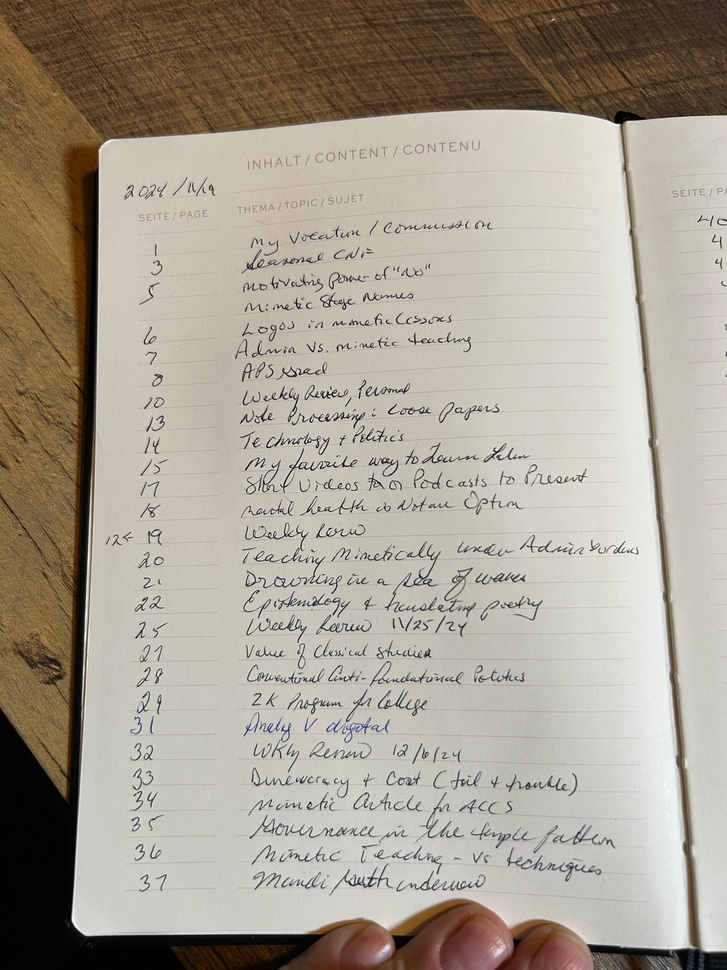
#> input picture data/sample1.jpg, 727 x 970 px, shrunk from 3024 x 4032 before the run
$ jupyter execute document_scanner.ipynb
#> lines starting #> are read from the running program, lines starting #| are printed output that depends on the picture; after the words box and inside, x2 and y2 are one past the last pixel; in counts of white or black regions, pixels touching at a corner belong together
[cell 1]
import cv2
import numpy as np
import matplotlib.pyplot as plt

[cell 2]
# --- Load image ---

input_path = "data/sample1.jpg"
img = cv2.imread(input_path)
#> img is the input picture: shape (970, 727, 3); mean B, G, R 145.2, 158.7, 167.1

if img is None:
    raise ValueError("Image not found. Check the input_path.")
orig = img.copy()
img_rgb = cv2.cvtColor(img, cv2.COLOR_BGR2RGB)
gray = cv2.cvtColor(img, cv2.COLOR_BGR2GRAY)
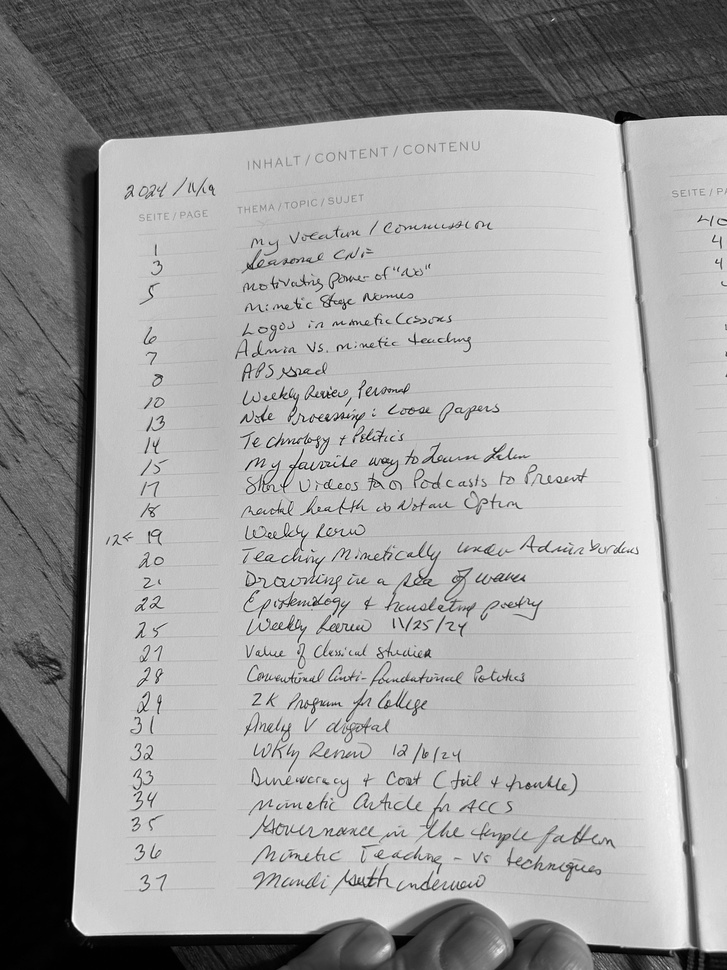
#> gray: shape (970, 727); min 0, max 255, mean 159.7
plt.figure(figsize=(6,6))
plt.imshow(img_rgb)
plt.title("Original Image")
plt.axis("off")
plt.show()

[cell 3]
# --- Preprocessing ---
blurred = cv2.GaussianBlur(gray, (5, 5), 0)

# 2. Adaptive threshold to isolate document region
thresh = cv2.adaptiveThreshold(
    blurred, 255,
    cv2.ADAPTIVE_THRESH_GAUSSIAN_C,
    cv2.THRESH_BINARY_INV,
    21, 15
)
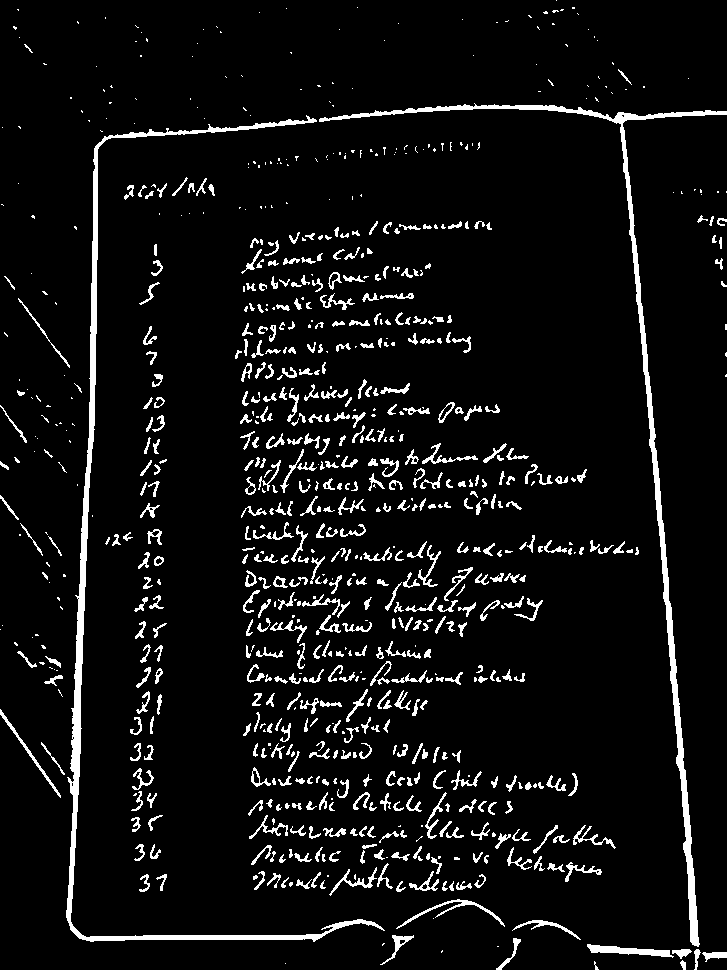
#> thresh: shape (970, 727); 6.6% white; 833 white regions (317 under 20 px), largest, box (x1, y1, x2, y2) and area: (66, 115, 385, 942) 7122, (319, 103, 727, 947) 6415, (587, 944, 674, 958) 545
# 3. Morphological closing to connect broken edges
kernel = cv2.getStructuringElement(cv2.MORPH_RECT, (9, 9))
closed = cv2.morphologyEx(thresh, cv2.MORPH_CLOSE, kernel)
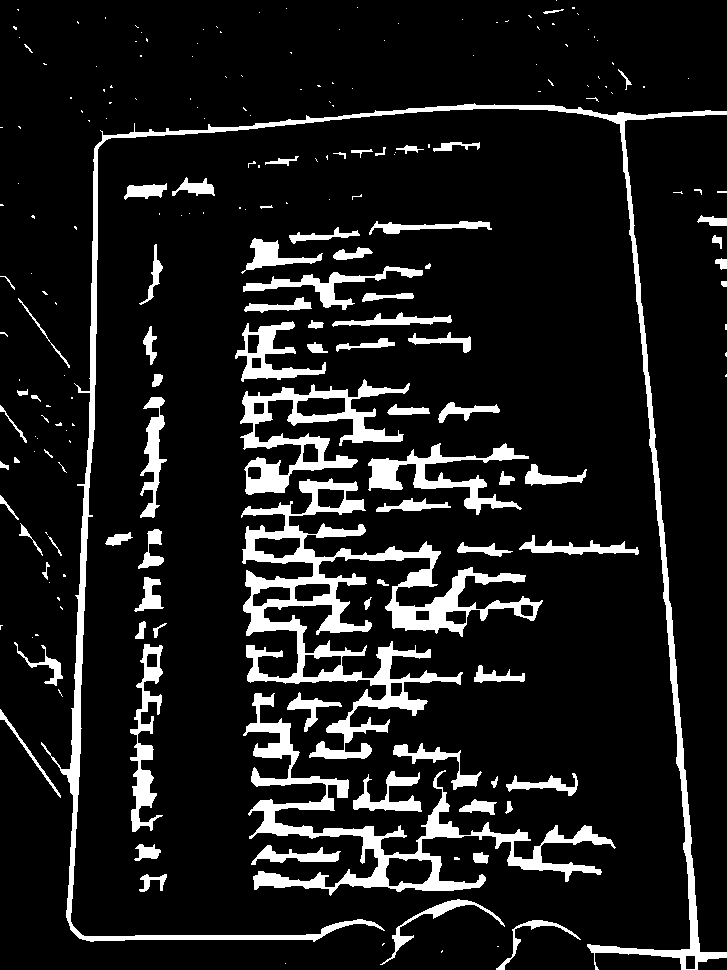
#> closed: shape (970, 727); 11.3% white; 211 white regions (127 under 20 px), largest, box (x1, y1, x2, y2) and area: (241, 478, 543, 759) 17060, (41, 103, 727, 970) 15347, (243, 693, 616, 896) 10535
# 4. Dilation to strengthen boundaries
dilated = cv2.dilate(closed, np.ones((5, 5), np.uint8), iterations=2)
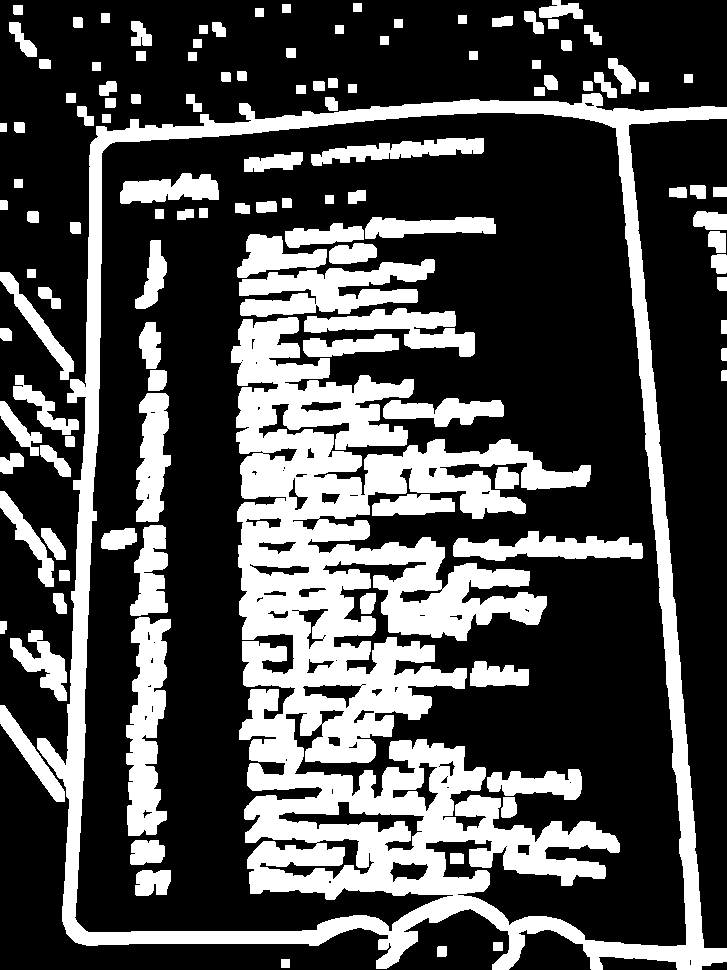
#> dilated: shape (970, 727); 30.3% white; 121 white regions
# Display preprocessing result
plt.figure(figsize=(6,6))
plt.imshow(dilated, cmap='gray')
plt.title("Preprocessed Mask / Edges")
plt.axis("off")
plt.show()

[cell 4]
# ---Contour Detection ---

contours, hierarchy = cv2.findContours(
    dilated,
    cv2.RETR_EXTERNAL,
    cv2.CHAIN_APPROX_SIMPLE
)
#> contours = 85 contours; largest, box (x1, y1, x2, y2) and area: (37, 93, 727, 970) 491652, (10, 630, 67, 701) 1650, (0, 272, 74, 380) 1447, (0, 705, 65, 802) 1412, (0, 491, 54, 587) 1282
contours = sorted(contours, key=cv2.contourArea, reverse=True)
doc_cnt = None
image_area = img.shape[0] * img.shape[1]
#> image_area = 705190
for c in contours:
    area = cv2.contourArea(c)
    if area < 0.1 * image_area:
        continue
    peri = cv2.arcLength(c, True)
    approx = cv2.approxPolyDP(c, 0.02 * peri, True)
    if len(approx) == 4:
        doc_cnt = approx
        break
#> this loop made 85 passes
#> area on passes 2 to 13: 1649.5, 1447, 1412, 1282.5, 1057.5, 741.5, 504, 478, 451, 411, 395.5, 382
#> (c, area) on passes 34, 47, 48, 49, 54, 58: ([[713, 187], [713, 196], [726, 196], [726, 187]], 117), ([[66, 93], [66, 102], [75, 102], [75, 93]], 81), ([[639, 82], [639, 91], [648, 91], [648, 82]], 81), ([[136, 51], [136, 60], [145, 60], [145, 51]], 81), ([[534, 87], [534, 95], [544, 95], [544, 87]], 80), ([[493, 942], [493, 950], [502, 950], [502, 942]], 72)
if doc_cnt is None:
    print("⚠ No perfect 4-point contour found — using convex hull fallback.")
    hull = cv2.convexHull(contours[0])
#> hull = contour of 19 points, box (x1, y1, x2, y2) (37, 93, 727, 970), area 571610
    peri = cv2.arcLength(hull, True)
#> peri = 2965.9
    doc_cnt = cv2.approxPolyDP(hull, 0.02 * peri, True)
#> doc_cnt = [[726, 107], [726, 961], [75, 942], [96, 126]]
    if len(doc_cnt) > 4:
        doc_cnt = doc_cnt[:4]
debug = orig.copy()
cv2.drawContours(debug, [doc_cnt], -1, (0,255,0), 8)
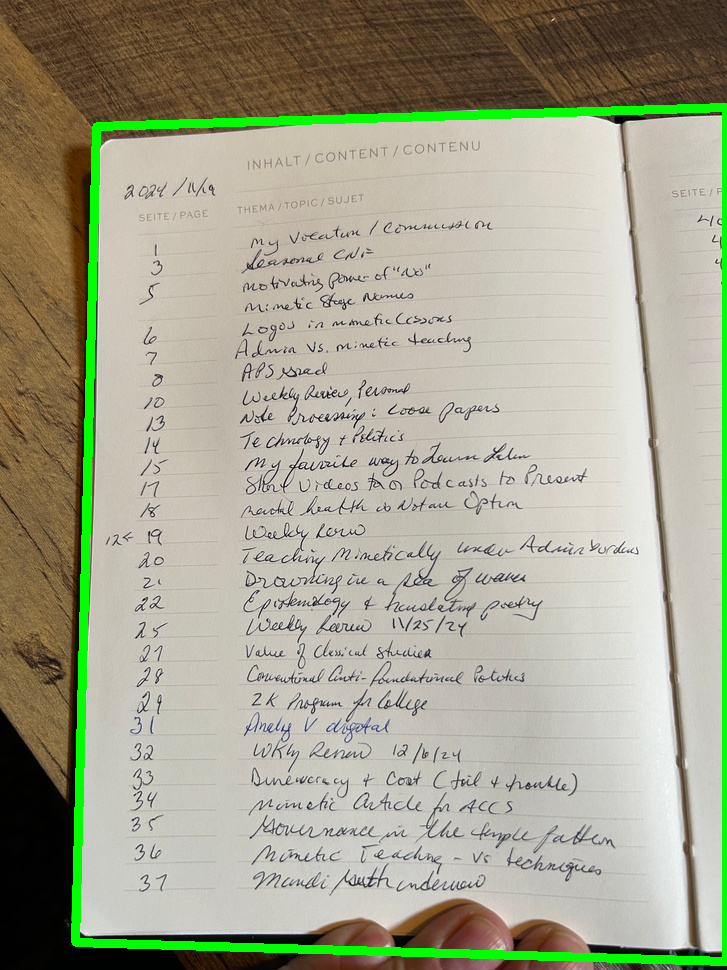
#> debug: shape (970, 727, 3); 3.27% of pixels changed, all inside (x1, y1, x2, y2) = (71, 103, 727, 966)
plt.figure(figsize=(6,6))
plt.imshow(cv2.cvtColor(debug, cv2.COLOR_BGR2RGB))
plt.title("Detected Document Contour")
plt.axis("off")
plt.show()

[cell 5]
# --- Order the contour points ---
def order_points(pts):
    pts = pts.reshape(4, 2).astype("float32")
#> pts = [[726, 107], [726, 961], [75, 942], [96, 126]]
    ordered = np.zeros((4, 2), dtype="float32")
    s = pts.sum(axis=1)
#> s = [833, 1687, 1017, 222]
    ordered[0] = pts[np.argmin(s)]
    ordered[2] = pts[np.argmax(s)]
    diff = np.diff(pts, axis=1)
#> diff = [-619, 235, 867, 30]
    ordered[1] = pts[np.argmin(diff)]
    ordered[3] = pts[np.argmax(diff)]
    return ordered
pts = order_points(doc_cnt)
#> pts = [[96, 126], [726, 107], [726, 961], [75, 942]]
print("Ordered Points (TL, TR, BR, BL):")
print(pts)
#| [[ 96. 126.]
#|  [726. 107.]
#|  [726. 961.]
#|  [ 75. 942.]]

[cell 6]
# --- Perspective Transform (Warping the Document) ---

(tl, tr, br, bl) = pts
#> tl = [96, 126]; tr = [726, 107]; br = [726, 961]; bl = [75, 942]
widthA = np.linalg.norm(br - bl)
#> widthA = 651.3
widthB = np.linalg.norm(tr - tl)
#> widthB = 630.3
maxWidth = int(max(widthA, widthB))
#> maxWidth = 651
heightA = np.linalg.norm(tr - br)
#> heightA = 854
heightB = np.linalg.norm(tl - bl)
#> heightB = 816.3
maxHeight = int(max(heightA, heightB))
#> maxHeight = 854
dst = np.array([
    [0, 0],
    [maxWidth - 1, 0],
    [maxWidth - 1, maxHeight - 1],
    [0, maxHeight - 1]
], dtype="float32")
#> dst = [[0, 0], [650, 0], [650, 853], [0, 853]]
M = cv2.getPerspectiveTransform(pts, dst)
#> M = [[1.09, 0.0281, -108.5], [0.033, 1.09, -141.1], [7.49e-05, 4.33e-05, 1]]
warped = cv2.warpPerspective(orig, M, (maxWidth, maxHeight))
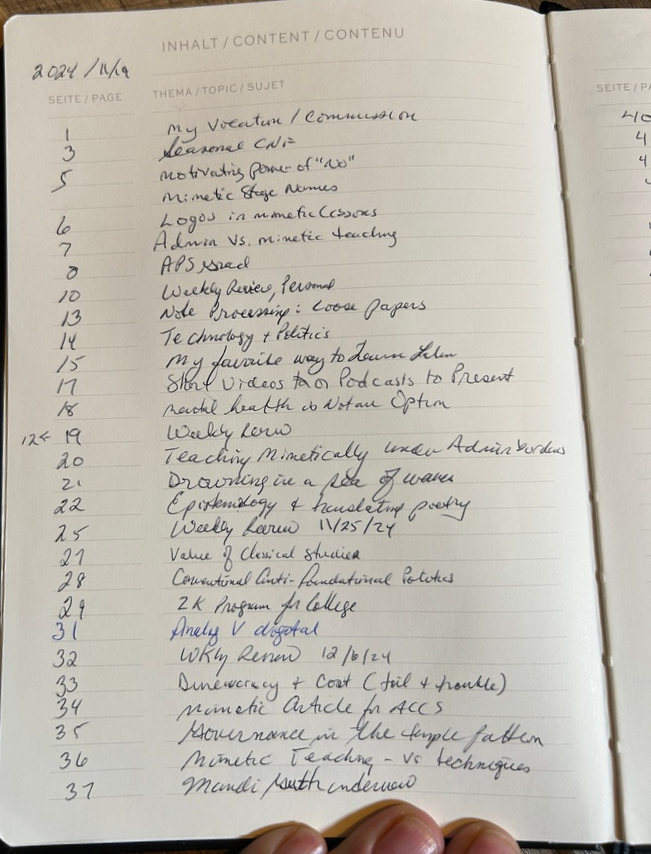
#> warped: shape (854, 651, 3); mean B, G, R 177.8, 187.7, 192.1
plt.figure(figsize=(6,6))
plt.imshow(cv2.cvtColor(warped, cv2.COLOR_BGR2RGB))
plt.title("Warped / Scanned Document")
plt.axis("off")
plt.show()
cv2.imwrite("results/scanned_output.jpg", warped)
print("📄 Saved scanned_output.jpg!")

[cell 7]
# --- Summary Visualization: Original, Preprocessed Mask, Scanned Result ---

plt.figure(figsize=(18,6))

# Original
plt.subplot(1,3,1)
plt.imshow(cv2.cvtColor(orig, cv2.COLOR_BGR2RGB))
plt.title("Original Image")
plt.axis("off")

# Preprocessed Mask
plt.subplot(1,3,2)
plt.imshow(dilated, cmap='gray')
plt.title("Preprocessed Mask (Edges / Thresholding)")
plt.axis("off")

# Final Scan
plt.subplot(1,3,3)
plt.imshow(cv2.cvtColor(warped, cv2.COLOR_BGR2RGB))
plt.title("Final Scanned Document")
plt.axis("off")
plt.show()

$ run again, with data/sample2.jpg copied over data/sample1.jpg
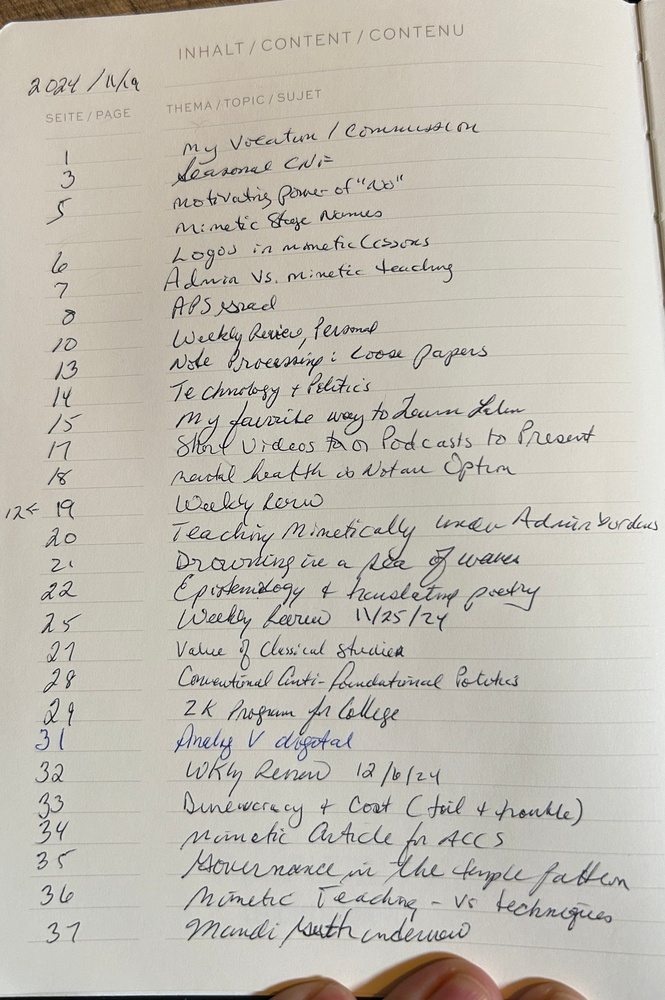
#> input picture data/sample2.jpg, 665 x 1000 px, shrunk from 2259 x 3395 before the run
#> img is the input picture: shape (1000, 665, 3); mean B, G, R 179.7, 189.8, 194
#> `thresh = cv2.adaptiveThreshold( blurred, 255, cv2.ADAPTIVE_THRESH_GAUS..`:
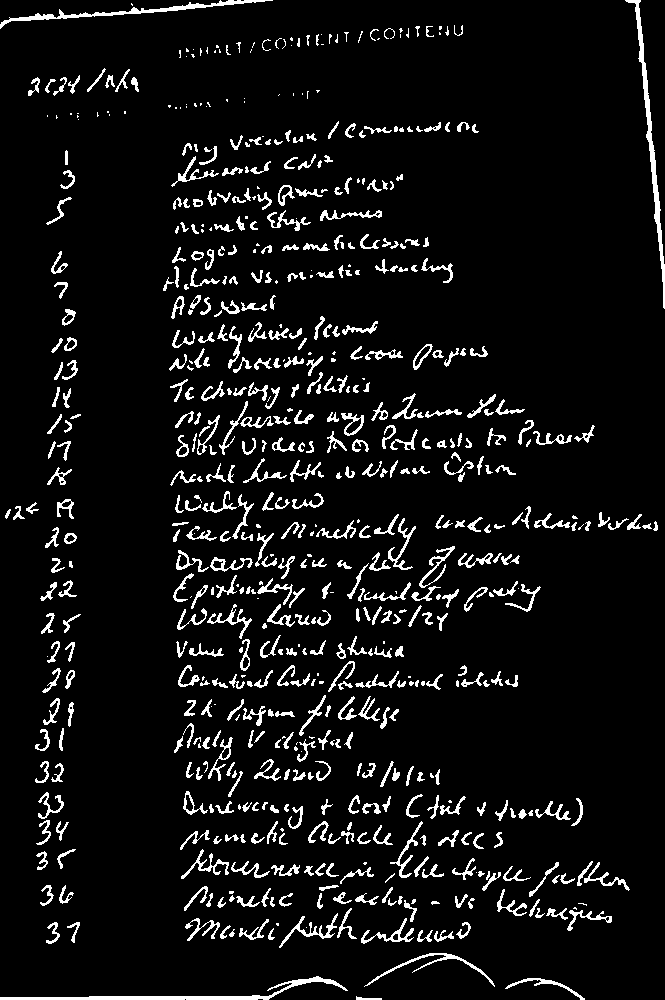
#> thresh: shape (1000, 665); 6.9% white in thin lines or dots
#> closed: shape (1000, 665); 13.6% white; 108 white regions (8 under 20 px), largest, box (x1, y1, x2, y2) and area: (172, 491, 443, 729) 11344, (181, 794, 471, 948) 6321, (281, 514, 459, 631) 5006
#> dilated: shape (1000, 665); 32.3% white; 62 white regions
#> contours = 62 contours; largest, box (x1, y1, x2, y2) and area: (159, 241, 545, 785) 75430, (170, 695, 634, 952) 39168, (323, 389, 599, 486) 10377, (169, 170, 407, 235) 5294, (31, 609, 85, 755) 4503
#> the loop `for c in contours:` made 62 passes
#> area on passes 2 to 9: 39168, 10377, 5294, 4503, 4214.5, 3574.5, 3387, 3270
#> hull = contour of 20 points, box (x1, y1, x2, y2) (159, 241, 545, 785), area 142304
#> `peri = cv2.arcLength(hull, True)`: peri = 1483.9
#> `doc_cnt = cv2.approxPolyDP(hull, 0.02 * peri, True)`: doc_cnt = [[175, 243], [381, 317], [544, 583], [325, 784], [250, 782], [174, 688]]
#> `doc_cnt = doc_cnt[:4]`: doc_cnt = [[175, 243], [381, 317], [544, 583], [325, 784]]
#> debug: shape (1000, 665, 3); 1.86% of pixels changed, all inside (x1, y1, x2, y2) = (171, 239, 549, 789)
#> s = [418, 698, 1127, 1109]
#> diff = [68, -64, 39, 459]
#> `pts = order_points(doc_cnt)`: pts = [[175, 243], [381, 317], [544, 583], [325, 784]]
#| [[175. 243.]
#|  [381. 317.]
#|  [544. 583.]
#|  [325. 784.]]
#> tl = [175, 243]; tr = [381, 317]; br = [544, 583]; bl = [325, 784]
#> widthA = 297.3
#> widthB = 218.9
#> maxWidth = 297
#> heightA = 312
#> heightB = 561.4
#> maxHeight = 561
#> dst = [[0, 0], [296, 0], [296, 560], [0, 560]]
#> M = [[1.21, -0.336, -130.3], [-1.09, 3.03, -546.5], [-0.00362, 0.00359, 1]]
#> `warped = cv2.warpPerspective(orig, M, (maxWidth, maxHeight))`:
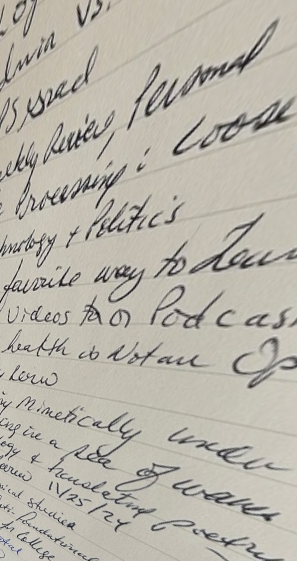
#> warped: shape (561, 297, 3); mean B, G, R 170, 180.3, 184.4
